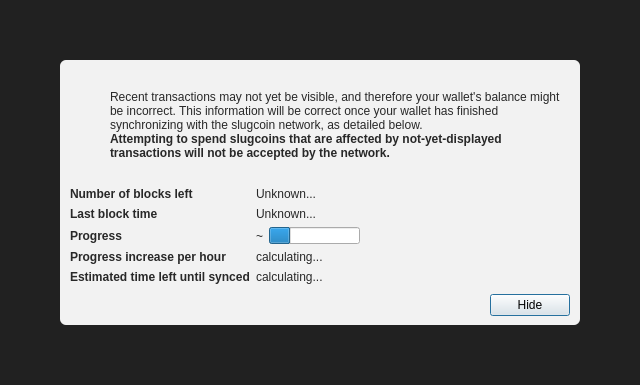
<?xml version="1.0" encoding="UTF-8"?>
<ui version="4.0">
 <class>ModalOverlay</class>
 <widget class="QWidget" name="ModalOverlay">
  <property name="geometry">
   <rect>
    <x>0</x>
    <y>0</y>
    <width>640</width>
    <height>385</height>
   </rect>
  </property>
  <property name="windowTitle">
   <string>Form</string>
  </property>
  <layout class="QVBoxLayout" name="verticalLayout" stretch="0">
   <property name="sizeConstraint">
    <enum>QLayout::SetDefaultConstraint</enum>
   </property>
   <property name="leftMargin">
    <number>0</number>
   </property>
   <property name="topMargin">
    <number>0</number>
   </property>
   <property name="rightMargin">
    <number>0</number>
   </property>
   <property name="bottomMargin">
    <number>0</number>
   </property>
   <item>
    <widget class="QWidget" name="bgWidget" native="true">
     <property name="styleSheet">
      <string notr="true">#bgWidget { background: rgba(0,0,0,220); }</string>
     </property>
     <layout class="QVBoxLayout" name="verticalLayoutMain" stretch="1">
      <property name="leftMargin">
       <number>60</number>
      </property>
      <property name="topMargin">
       <number>60</number>
      </property>
      <property name="rightMargin">
       <number>60</number>
      </property>
      <property name="bottomMargin">
       <number>60</number>
      </property>
      <item>
       <widget class="QWidget" name="contentWidget" native="true">
        <property name="styleSheet">
         <string notr="true">#contentWidget { background: rgba(255,255,255,240); border-radius: 6px; }

QLabel { color: rgb(40,40,40);  }</string>
        </property>
        <layout class="QVBoxLayout" name="verticalLayoutSub" stretch="1,0,0,0">
         <property name="spacing">
          <number>0</number>
         </property>
         <property name="leftMargin">
          <number>10</number>
         </property>
         <property name="topMargin">
          <number>10</number>
         </property>
         <property name="rightMargin">
          <number>10</number>
         </property>
         <property name="bottomMargin">
          <number>10</number>
         </property>
         <item>
          <layout class="QHBoxLayout" name="horizontalLayoutIconText" stretch="0,1">
           <property name="topMargin">
            <number>20</number>
           </property>
           <item>
            <layout class="QVBoxLayout" name="verticalLayoutIcon">
             <property name="leftMargin">
              <number>0</number>
             </property>
             <item>
              <widget class="QPushButton" name="warningIcon">
               <property name="enabled">
                <bool>false</bool>
               </property>
               <property name="text">
                <string/>
               </property>
               <property name="icon">
                <iconset>
                 <normaloff>:/icons/warning</normaloff>
                 <disabledoff>:/icons/warning</disabledoff>:/icons/warning</iconset>
               </property>
               <property name="iconSize">
                <size>
                 <width>48</width>
                 <height>48</height>
                </size>
               </property>
               <property name="flat">
                <bool>true</bool>
               </property>
              </widget>
             </item>
             <item>
              <spacer name="verticalSpacerWarningIcon">
               <property name="orientation">
                <enum>Qt::Vertical</enum>
               </property>
               <property name="sizeHint" stdset="0">
                <size>
                 <width>20</width>
                 <height>40</height>
                </size>
               </property>
              </spacer>
             </item>
            </layout>
           </item>
           <item>
            <layout class="QVBoxLayout" name="verticalLayoutInfoText">
             <property name="leftMargin">
              <number>0</number>
             </property>
             <property name="topMargin">
              <number>0</number>
             </property>
             <item>
              <widget class="QLabel" name="infoText">
               <property name="text">
                <string>Recent transactions may not yet be visible, and therefore your wallet's balance might be incorrect. This information will be correct once your wallet has finished synchronizing with the slugcoin network, as detailed below.</string>
               </property>
               <property name="textFormat">
                <enum>Qt::RichText</enum>
               </property>
               <property name="wordWrap">
                <bool>true</bool>
               </property>
              </widget>
             </item>
             <item>
              <widget class="QLabel" name="infoTextStrong">
               <property name="font">
                <font>
                 <weight>75</weight>
                 <bold>true</bold>
                </font>
               </property>
               <property name="text">
                <string>Attempting to spend slugcoins that are affected by not-yet-displayed transactions will not be accepted by the network.</string>
               </property>
               <property name="textFormat">
                <enum>Qt::RichText</enum>
               </property>
               <property name="wordWrap">
                <bool>true</bool>
               </property>
              </widget>
             </item>
             <item>
              <spacer name="verticalSpacerInTextSpace">
               <property name="orientation">
                <enum>Qt::Vertical</enum>
               </property>
               <property name="sizeHint" stdset="0">
                <size>
                 <width>20</width>
                 <height>40</height>
                </size>
               </property>
              </spacer>
             </item>
            </layout>
           </item>
          </layout>
         </item>
         <item>
          <spacer name="verticalSpacerAfterText">
           <property name="orientation">
            <enum>Qt::Vertical</enum>
           </property>
           <property name="sizeHint" stdset="0">
            <size>
             <width>20</width>
             <height>40</height>
            </size>
           </property>
          </spacer>
         </item>
         <item>
          <layout class="QFormLayout" name="formLayout">
           <property name="fieldGrowthPolicy">
            <enum>QFormLayout::FieldsStayAtSizeHint</enum>
           </property>
           <property name="horizontalSpacing">
            <number>6</number>
           </property>
           <property name="verticalSpacing">
            <number>6</number>
           </property>
           <property name="topMargin">
            <number>10</number>
           </property>
           <item row="0" column="0">
            <widget class="QLabel" name="labelNumberOfBlocksLeft">
             <property name="font">
              <font>
               <weight>75</weight>
               <bold>true</bold>
              </font>
             </property>
             <property name="text">
              <string>Number of blocks left</string>
             </property>
            </widget>
           </item>
           <item row="0" column="1">
            <widget class="QLabel" name="numberOfBlocksLeft">
             <property name="text">
              <string>Unknown...</string>
             </property>
            </widget>
           </item>
           <item row="1" column="0">
            <widget class="QLabel" name="labelLastBlockTime">
             <property name="font">
              <font>
               <weight>75</weight>
               <bold>true</bold>
              </font>
             </property>
             <property name="text">
              <string>Last block time</string>
             </property>
            </widget>
           </item>
           <item row="1" column="1">
            <widget class="QLabel" name="newestBlockDate">
             <property name="sizePolicy">
              <sizepolicy hsizetype="Maximum" vsizetype="Preferred">
               <horstretch>0</horstretch>
               <verstretch>0</verstretch>
              </sizepolicy>
             </property>
             <property name="text">
              <string>Unknown...</string>
             </property>
            </widget>
           </item>
           <item row="2" column="0">
            <widget class="QLabel" name="labelSyncDone">
             <property name="font">
              <font>
               <weight>75</weight>
               <bold>true</bold>
              </font>
             </property>
             <property name="text">
              <string>Progress</string>
             </property>
            </widget>
           </item>
           <item row="2" column="1">
            <layout class="QHBoxLayout" name="horizontalLayoutSync" stretch="0,1">
             <item>
              <widget class="QLabel" name="percentageProgress">
               <property name="text">
                <string notr="true">~</string>
               </property>
              </widget>
             </item>
             <item>
              <widget class="QProgressBar" name="progressBar">
               <property name="value">
                <number>24</number>
               </property>
               <property name="format">
                <string/>
               </property>
              </widget>
             </item>
            </layout>
           </item>
           <item row="4" column="0">
            <widget class="QLabel" name="labelProgressIncrease">
             <property name="font">
              <font>
               <weight>75</weight>
               <bold>true</bold>
              </font>
             </property>
             <property name="text">
              <string>Progress increase per hour</string>
             </property>
            </widget>
           </item>
           <item row="4" column="1">
            <widget class="QLabel" name="progressIncreasePerH">
             <property name="text">
              <string>calculating...</string>
             </property>
            </widget>
           </item>
           <item row="5" column="0">
            <widget class="QLabel" name="labelEstimatedTimeLeft">
             <property name="font">
              <font>
               <weight>75</weight>
               <bold>true</bold>
              </font>
             </property>
             <property name="text">
              <string>Estimated time left until synced</string>
             </property>
            </widget>
           </item>
           <item row="5" column="1">
            <widget class="QLabel" name="expectedTimeLeft">
             <property name="text">
              <string>calculating...</string>
             </property>
            </widget>
           </item>
          </layout>
         </item>
         <item>
          <layout class="QHBoxLayout" name="horizontalLayoutButtons">
           <property name="leftMargin">
            <number>10</number>
           </property>
           <property name="topMargin">
            <number>10</number>
           </property>
           <item>
            <spacer name="horizontalSpacer">
             <property name="orientation">
              <enum>Qt::Horizontal</enum>
             </property>
             <property name="sizeHint" stdset="0">
              <size>
               <width>40</width>
               <height>20</height>
              </size>
             </property>
            </spacer>
           </item>
           <item>
            <widget class="QPushButton" name="closeButton">
             <property name="text">
              <string>Hide</string>
             </property>
             <property name="shortcut">
              <string>Esc</string>
             </property>
             <property name="focusPolicy">
              <enum>Qt::StrongFocus</enum>
             </property>
             <property name="default">
              <bool>true</bool>
             </property>
            </widget>
           </item>
          </layout>
         </item>
        </layout>
       </widget>
      </item>
     </layout>
    </widget>
   </item>
  </layout>
 </widget>
 <resources/>
 <connections/>
</ui>
